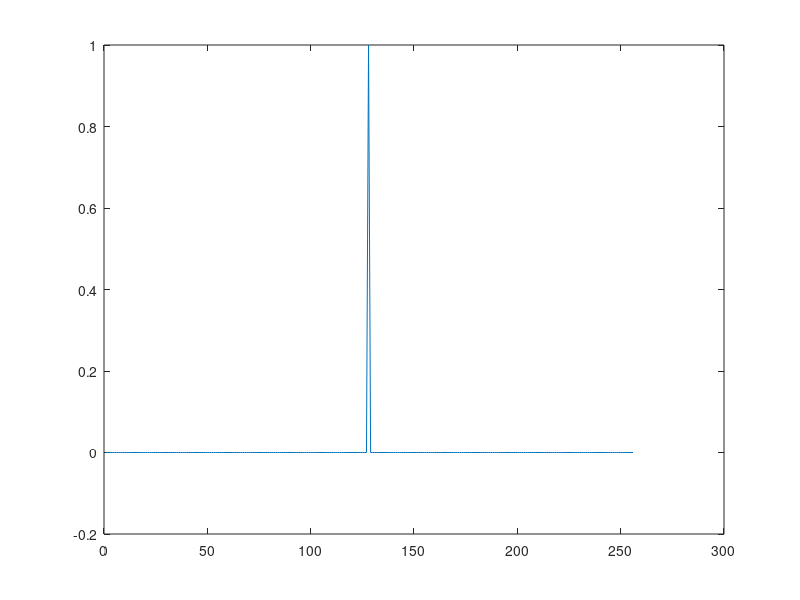

This figure's MATLAB source:
clear;
levels = 2;
d0 = 256;
dim = 1;

% load(['bior15Filters']);
% Phi = LoD';
% Psi = HiD';
% Psi2 = (Psi);
% Phi2 = (Phi);
load('bior15Filters');
Phi = LoD';
Psi = HiD';
Psi2 = flipud(HiR');
Phi2 = flipud(LoR');

% Psi = [-sqrt(2)/2;sqrt(2)/2]; Psi2 = Psi;
% Phi = abs(Psi); Phi2 = Phi;
x = zeros(d0,1);
x(d0/2) = 1;
x0 = x;
U = x;

C = zeros(d0,1);
cnt = 0;
for i = 1:levels
        % high pass filter and downsample
    FU = fft(U,size(U,dim),dim);
    d = ifft(FU.*fft(Psi,size(U,dim),dim),size(U,dim),dim);
    C(cnt+1:cnt+size(d,dim)/2) = real(d(1:2:end));
    cnt = cnt + size(d,dim)/2;
    
    % low pass filter, downsample, and move to next level
    % U = circshift(imfilter(U,Lo_d','conv','circular'),N/2);
    U = real(ifft(FU.*fft(Phi,size(U,dim),dim),size(U,dim),dim));
    U = U(1:2:end);
end
C(cnt+1:end) = U; % last step returns approximation coefficients




Cup = cell(levels+1,1);
cnt = 0;
% HPF the upsampled detail coefficients
for i = 1:levels
    Cup{i} = zeros(d0/2^(i-1),1);
    Cup{i}(1:2:end) = C(cnt+1:cnt+d0/2^i);
    cnt = cnt + d0/2^i;
    FPsi = conj(fft(Psi2,size(Cup{i},dim),dim));
    Cup{i} = real(ifft(fft(Cup{i},size(Cup{i},dim),dim).*FPsi,size(Cup{i},dim),dim));
end
Cup{levels+1} = C(cnt+1:end);

% iteratively LPF and upsample
for i = levels+1:-1:2
    tmp = zeros(size(Cup{i-1},dim),1,'single');
    tmp(1:2:end) = Cup{i};
    FPsi = conj(fft(Phi2,size(tmp,dim),dim));
    Cup{i-1} = Cup{i-1} + real(ifft(fft(tmp,size(tmp,dim),dim).*FPsi,size(tmp,dim),dim));
end
U = Cup{1}; % next level coefficients added


figure(111);plot(U);